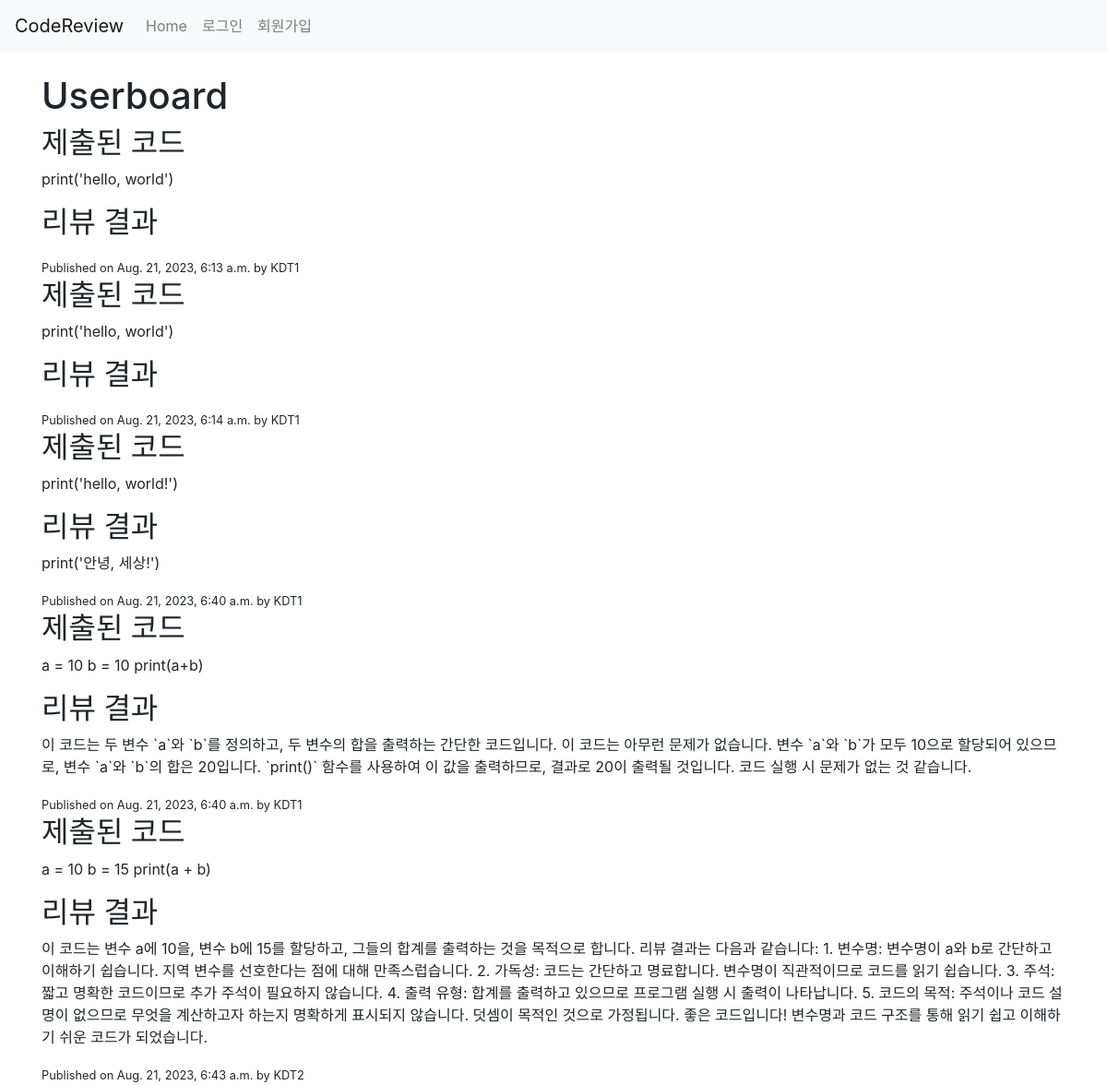
Page /accounts/user_board/ on the earlier database version.
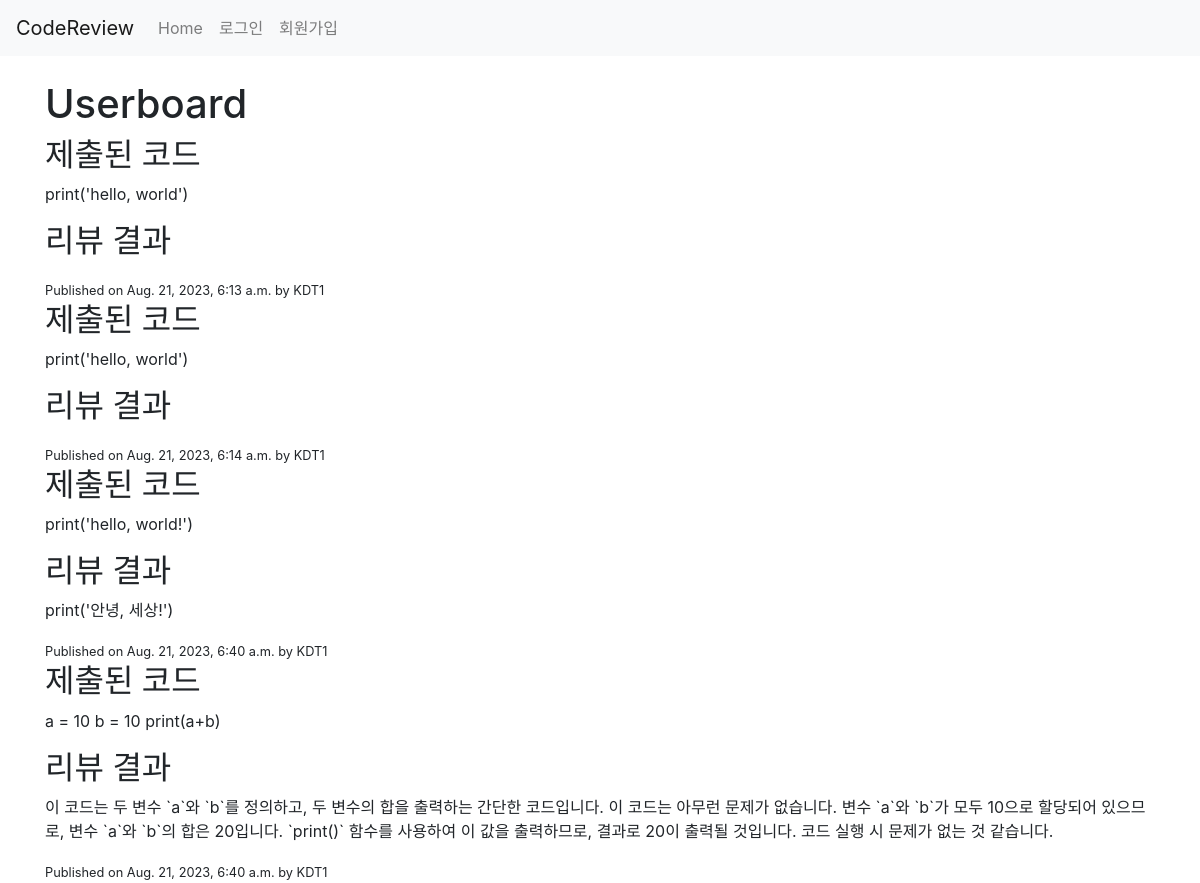
Same page on the later database version.
### accounts/models.py (models this page shows, shortened)
class CodeReview(models.Model):
    user = models.ForeignKey(User, on_delete=models.CASCADE)
    code = models.TextField()
    review = models.TextField()
    review_result = models.TextField(blank=True, null=True)
    uploaded_file = models.FileField(upload_to='code_uploads/', null=True, blank=True)
    timestamp = models.DateTimeField(auto_now_add=True)

### accounts/views.py (the view)
# urls.py: path('user_board/', views.user_board, name='user_board')
def user_board(request):
    posts = CodeReview.objects.all() #selectall _QuerySet
    context = {'posts': posts}
    return render(request,'accounts/user_board.html',context)

### accounts/templates/accounts/user_board.html
{% extends 'base.html' %}
{% block content %}
<h1>Userboard</h1>
{% for post in posts%}
    <h2>제출된 코드</h2>
    <p>{{ post.code }}</p>
    <h2>리뷰 결과</h2>
    <p>{{ post.review_result }}</p>
    <small>Published on {{ post.timestamp}} by {{ post.user.username}}</small>
{% endfor%} {% endblock %}

Differences in the rows shown:
removed CodeReview: code "a = 10 b = 15 print(a + b)", review_result "이 코드는 변수 a에 10을, 변수 b에 15를 할당하고, 그들의 합계를 출력하는 것을 목적으로 합니다. 리뷰 결과는 다음과 같습니다: 1. 변수명: 변수명이 a와 b로 간단하고 이해하기 쉽습니다. 지역 변수를 선호한다는 점에 대해 만족스럽습니다. 2. 가독성: 코드는 간단하고 명료합니다. 변수명이 직관적이므로 코드를 읽기 쉽습니다. 3. 주석: 짧고 명확한 코드이므로 추가 주석이 필요하지 않습니다. 4. 출력 유형: 합계를 출력하고 있으므로 프로그램 실행 시 출력이 나타납니다. 5. 코드의 목적: 주석이나 코드 설명이 없으므로 무엇을 계산하고자 하는지 명확하게 표시되지 않습니다. 덧셈이 목적인 것으로 가정됩니다. 좋은 코드입니다! 변수명과 코드 구조를 통해 읽기 쉽고 이해하기 쉬운 코드가 되었습니다.", timestamp "Aug. 21, 2023, 6:43 a.m.", user.username "KDT2"
